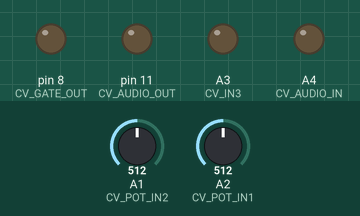
Simulated run of this sketch. Board: Arduino Uno, built with avr-gcc and run on an emulated ATmega328P. On the bench: output pins drawn as LEDs (lit = HIGH). The inputs (shaded band) are chosen by the test bench; at power-on: A1 (CV_POT_IN2) = 512, A2 (CV_POT_IN1) = 512. Random numbers use the default seed unless the sketch sets one.

Above: at 0.1 s.
Timing chart, 0 to 1.6 s (numbered marks = the images above):
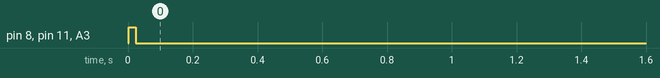

The sketch:

beats.ino
```cpp
// (licence header left out)
/// BEATS
///
/// Beats is a 4-track drum trigger sequencer with song mode.  Beats is meant to
/// run on the AE Modular GRAINS, but it could be adapted to any Arduino.
/// Beats was written by Sean Luke [sean@cs.gmu.edu]
///
/// Beats can store anywhere from 25 to 800 PATTERNS depending on pattern length.
/// Each pattern has four drum tracks up to 256
/// steps long.  A pattern can be repeated any number of times, at which point we
/// proceed to the next pattern.  Patterns can also be repeated FOREVER.  You have the
/// option to manually ADVANCE to the next pattern in the sequence, or to RESET the
/// sequence.  Beats has a rudimentary SWING control and RANDOMNESS features.
///
/// SET GRAINS TO GRAINS MODE.  (If you want MOZZI mode, change CV_AUDIO_OUT to 9)
///
/// CONFIGURATION
///
/// IN 1            Clock, CV for Randomness
/// IN 2            Reset / Advance
/// IN 3            Drum 3      [Yes, it's a trigger output]
/// AUDIO IN (A)    Drum 4      [Yes, it's a trigger output]
/// AUDIO OUT       Drum 1
/// DIGITAL OUT (D) Drum 2
///
/// POT 1           Randomness [Minimum Randomness at 2 o'clock, Maximum a bit below 9 o'clock]
///                                     [Note that at very high randomness, there is a slight chance we will hit a beat early]
///                 [Turn to far left to pause the clock]
///                 [Switch must be set to IN 1]
///
/// POT 2           [Set to 9 O'clock for IN 2 to ADVANCE]
///                 [Set to FULL for IN 2 to RESET]
///                 [Switch must be set to IN 2]
///
/// POT 3           Swing (No swing is far right, maximum swing is far left)
///
///
/// ABOUT THE RANDOMNESS CV
///
/// Normally you just attach clock to In 1, and then set randomness with the dial.
/// But if you really wanted to, you could attach a CV for Randomness to In 1 as well.
/// You'd do this by using the CV to attenuate the clock signal.  For example, you'd have
/// the clock sent to a VCA set to DC mode, and use feed your CV into the VCA's CV.
/// The output of the VCA would go into In 1.  If you did this, you probably should set
/// POT 1 to FULL (far right).  Note that below a certain minimum (about 1/16 full) the
/// clock will no longer trigger Beats.
///
///
/// USING DRUMKIT010
///
/// Be sure to set DrumKit1010's TRIG MODE switch to "D" (Digital), so it properly
/// responds to triggers
///
/// GRAINS BUG
///
/// There is a bug in GRAINS that affects Pots (Dials) 1 and 2.  If you set the
/// switch to "Man", then the range of the Pot is correct.  But if you set the switch
/// to "In 1" (or "In 2"), then the range of the Dial is maximum (1.0 probability for
/// our purposes) at about the 2 o'clock position on the Dial.  Beyond that it stays at 1.0
///
///
/// PROGRAMMING BEATS
///
/// First we need to define the MAXIMUM PATTERN LENGTH for any pattern in your song.
/// This isn't the length of a track, it's just the longest any track is permitted to be. The simple
/// approach is to just stick with 256. However, this restricts you to just 25 patterns in
/// your GRAINS memory (actually 26 but who's counting?). That might be plenty, but if you
/// need more memory, you can reduce the maximum pattern length to 128, 64, 32, 16, or 8,
/// which will increase your available of patterns correspondingly to roughly 50, 100, 200, 400, and 800.
/// You change the MAXIMUM PATTERN LENGTH here:

#define MAX_PATTERN_LENGTH 256


/// Now we define the number of 4-track patterns in your sequence, given available memory as discussed
/// above.  By default you can fit about 25 (since MAX_PATTERN_LENGTH is by default 256).

#define PATTERNS 2        // Set this to the number of patterns in your sequence (any number > 0)


/// Next we define whether the whole sequence loops forever or only runs once:

#define LOOP 1          // Set this to 0 to prevent the sequence from looping forever


/// Now we determine whether randomness ADDS and REMOVES beats or if it just REMOVES them.
/// By default we just remove beats.

#define ADDS 0          // Set this to 1 if you want randomness to add AND remove beats


/// And we also can define which tracks are subject to randomness.  In the example below,
/// all the tracks except the first one (notionally the kick drum, say) are subject to randomnes.

#define TRACK_1_IS_RANDOM       0
#define TRACK_2_IS_RANDOM       1
#define TRACK_3_IS_RANDOM       1
#define TRACK_4_IS_RANDOM       1


/// Based on this information, Beats defines a pattern (don't fool with this):
struct pattern
    {
    uint8_t length;
    uint8_t iterations;
    uint8_t track1[MAX_PATTERN_LENGTH];
    uint8_t track2[MAX_PATTERN_LENGTH];
    uint8_t track3[MAX_PATTERN_LENGTH];
    uint8_t track4[MAX_PATTERN_LENGTH];
    };


/// Beats also uses this information to construct some #defines you will use later.  Don't fool with these:
/// The useful #defines are EMPTY and FOREVER

#define FOREVER 0
#if MAX_PATTERN_LENGTH == 256
#define EMPTY {                                                         \
        0, 0, 0, 0, 0, 0, 0, 0, 0, 0, 0, 0, 0, 0, 0, 0, 0, 0, 0, 0, 0, 0, 0, 0, 0, 0, 0, 0, 0, 0, 0, 0, \
            0, 0, 0, 0, 0, 0, 0, 0, 0, 0, 0, 0, 0, 0, 0, 0, 0, 0, 0, 0, 0, 0, 0, 0, 0, 0, 0, 0, 0, 0, 0, 0, \
            0, 0, 0, 0, 0, 0, 0, 0, 0, 0, 0, 0, 0, 0, 0, 0, 0, 0, 0, 0, 0, 0, 0, 0, 0, 0, 0, 0, 0, 0, 0, 0, \
            0, 0, 0, 0, 0, 0, 0, 0, 0, 0, 0, 0, 0, 0, 0, 0, 0, 0, 0, 0, 0, 0, 0, 0, 0, 0, 0, 0, 0, 0, 0, 0, \
            0, 0, 0, 0, 0, 0, 0, 0, 0, 0, 0, 0, 0, 0, 0, 0, 0, 0, 0, 0, 0, 0, 0, 0, 0, 0, 0, 0, 0, 0, 0, 0, \
            0, 0, 0, 0, 0, 0, 0, 0, 0, 0, 0, 0, 0, 0, 0, 0, 0, 0, 0, 0, 0, 0, 0, 0, 0, 0, 0, 0, 0, 0, 0, 0, \
            0, 0, 0, 0, 0, 0, 0, 0, 0, 0, 0, 0, 0, 0, 0, 0, 0, 0, 0, 0, 0, 0, 0, 0, 0, 0, 0, 0, 0, 0, 0, 0, \
            0, 0, 0, 0, 0, 0, 0, 0, 0, 0, 0, 0, 0, 0, 0, 0, 0, 0, 0, 0, 0, 0, 0, 0, 0, 0, 0, 0, 0, 0, 0, 0 }
#elif MAX_PATTERN_LENGTH == 128
#define EMPTY {                                                         \
        0, 0, 0, 0, 0, 0, 0, 0, 0, 0, 0, 0, 0, 0, 0, 0, 0, 0, 0, 0, 0, 0, 0, 0, 0, 0, 0, 0, 0, 0, 0, 0, \
            0, 0, 0, 0, 0, 0, 0, 0, 0, 0, 0, 0, 0, 0, 0, 0, 0, 0, 0, 0, 0, 0, 0, 0, 0, 0, 0, 0, 0, 0, 0, 0, \
            0, 0, 0, 0, 0, 0, 0, 0, 0, 0, 0, 0, 0, 0, 0, 0, 0, 0, 0, 0, 0, 0, 0, 0, 0, 0, 0, 0, 0, 0, 0, 0, \
            0, 0, 0, 0, 0, 0, 0, 0, 0, 0, 0, 0, 0, 0, 0, 0, 0, 0, 0, 0, 0, 0, 0, 0, 0, 0, 0, 0, 0, 0, 0, 0 }
#elif MAX_PATTERN_LENGTH == 64
#define EMPTY {                                                         \
        0, 0, 0, 0, 0, 0, 0, 0, 0, 0, 0, 0, 0, 0, 0, 0, 0, 0, 0, 0, 0, 0, 0, 0, 0, 0, 0, 0, 0, 0, 0, 0, \
            0, 0, 0, 0, 0, 0, 0, 0, 0, 0, 0, 0, 0, 0, 0, 0, 0, 0, 0, 0, 0, 0, 0, 0, 0, 0, 0, 0, 0, 0, 0, 0 }
#elif MAX_PATTERN_LENGTH == 32
#define EMPTY {                                                         \
        0, 0, 0, 0, 0, 0, 0, 0, 0, 0, 0, 0, 0, 0, 0, 0, 0, 0, 0, 0, 0, 0, 0, 0, 0, 0, 0, 0, 0, 0, 0, 0 }
#elif MAX_PATTERN_LENGTH == 16
#define EMPTY { 0, 0, 0, 0, 0, 0, 0, 0, 0, 0, 0, 0, 0, 0, 0, 0 }
#elif MAX_PATTERN_LENGTH == 8
#define EMPTY { 0, 0, 0, 0, 0, 0, 0, 0 }
#endif


/// Now finally we get to the part that you will code.  This the SEQUENCE.  It is a list
/// of PATTERNS.  Each PATTERN has an ITERATIONS indicator, followed by four TRACKS.  Each TRACK
/// is an array of ones and zeros, representing the BEATS.  The PATTERNS must be the the number
/// you had said before or Bad Things will Happen.  Furthermore, Strange Things will happen if
/// you don't set each pattern length to the actual number of beats used.  Don't do that.
///

PROGMEM const struct pattern seq[PATTERNS] =      // don't fool with this line
    {                                               // nor this line

// In this example we have TWO PATTERNS.

// Here is the first PATTERN.
// Note it starts with a { and ends with a } and then a comma.
// A pattern has a LENGTH (with a comma)
// A pattern then has an ITERATIONS (with a comma),
// followed by four TRACKS (each ending with a comma)

        {
        32,           // THE LENGTH.   Set this to 1..255 steps, or to 0 for 256 steps
        3,            // THE ITERATIONS.  This must be >= 1, or FOREVER (0) to loop forever until the musician ADVANCES
// Here are the tracks.  Each track starts with a {, then has LENGTH 1 or 0 values, then ends with a } and a comma
        { 1, 0, 0, 0, 1, 0, 0, 0, 1, 0, 0, 0, 1, 0, 0, 0, 1, 0, 0, 0, 1, 0, 0, 0, 1, 0, 0, 0, 1, 0, 0, 0 },
        { 1, 1, 1, 1, 1, 1, 1, 1, 1, 1, 1, 1, 1, 1, 1, 1, 1, 1, 1, 1, 1, 1, 1, 1, 1, 1, 1, 1, 1, 1, 1, 1 },
        { 1, 0, 0, 1, 0, 0, 1, 0, 0, 1, 0, 0, 1, 0, 1, 0, 1, 0, 0, 1, 0, 0, 1, 0, 0, 1, 0, 0, 1, 0, 1, 0 },
        { 0, 0, 0, 0, 0, 0, 0, 0, 0, 0, 0, 0, 1, 1, 1, 1, 0, 0, 0, 0, 0, 0, 0, 0, 0, 0, 0, 0, 1, 1, 1, 1 },
        },


// Here is the second PATTERN.  Our second, third, and fourth tracks
// are empty (no triggers), so instead of making you type lots of zeros,
// you can instead substitue the constant EMPTY, which is an empty track.
// Either way, it doesn't matter.
// [If you have for some reason changed MAX_PATTERN_LENGTH to something other than 256, 128, 64, 32, 16, or 8,
// EMPTY won't be defined.  So don't do that. ]

        {
        16,     // THE LENGTH.  Set this to 1..255 steps, or to 0 for 256 steps
        1,      // THE ITERATIONS.  This must be >= 1, or FOREVER (0) to loop forever until the musician ADVANCES
// Here are the tracks.  Each track starts with a {, then has LENGTH 1 or 0 values, then ends with a } and a comma
// But here we have three EMPTY tracks (note the commas)
        { 1, 0, 0, 0, 1, 0, 0, 0, 1, 0, 0, 0, 1, 1, 1, 1 },
        EMPTY,
        EMPTY,
        EMPTY,
        },


    };                                            // don't fool with this line


///// And we're done!  A hint: if you're not LOOPing, you might include a final one-iteration sequence that has a single
///// first beat, to provide a final beat to the song.


////////// PINOUTS

#define CV_POT_IN1    A2    // Clock, CV for Randomness
#define CV_POT_IN2    A1    // Reset / Advance
#define CV_POT3       A0    // Swing
#define CV_IN3        A3    // Drum 3
#define CV_AUDIO_IN   A4    // Drum 4
#define CV_AUDIO_OUT  11    // Drum 1
#define CV_GATE_OUT   8     // Drum 2

#define RANDOM_PIN              A5

#define ADVANCE_TRIGGER 64      // How high must IN 2 be to trigger an advance?
#define RESET_TRIGGER 800       // How high must IN 2 be to trigger a reset?

#define LOWER_CLOCK_TRIGGER 32
#define CLOCK_TRIGGER 64        // How high must IN 1 be to trigger a clock?  This has to be low so we can have a large sweep of the pot for randomness.  But we might trigger early?
#define UPPER_CLOCK_TRIGGER 64
#define CLOCK_COUNT 20          // How long must we wait after receiving the clock to do a pulse (so we have an accurate measure for randomness)
#define TRIGGER_OFF_COUNT 100   // How long do we wait after triggering before we set the pulses OFF?  It looks like Kick requires about 100 when the pitch is high and the decay is long.  :-(
#define MAX_RANDOMNESS (105 * 105)

struct pattern sequence;        // local sequence in memory

void loadSequence(uint16_t s)
    {
    memcpy_P(&sequence, &seq[s], MAX_PATTERN_LENGTH * 4 + 2);
    }


uint16_t patternPos;      // Which pattern are we at?  If >= PATTERNS, we are stopped
uint8_t patternCount;     // How many times have we repeated the pattern?
uint8_t step;             // Which step in the pattern are we at?
uint32_t counter;         // A counter starting at the last pulse
uint32_t pulseInterval;   // Our estimate for how long a pulse is
uint32_t swingInterval;   // Our estimate for how long a swing is (<= pulseInterval)
uint8_t swung;            // Have we swung this pulse?  If so, don't pulse again
uint8_t even;             // Is the beat an even beat?  To determine if we should swing
uint8_t doAdvance;        // Did the user advance?
uint16_t randomness;      // Degree of randomness in beats
int16_t triggerOff;       // Countdown timer to turn off triggers

void reset()
    {
    swung = 0;
    counter = 0;
    swung = false;
    even = true;
    doAdvance = false;
    patternPos = 0;
    patternCount = 0;
    step = 0;
    randomness = 0;
    triggerOff = -1;
    loadSequence(0);
    }

void setup()
    {
    randomSeed(analogRead(RANDOM_PIN));
    pinMode(CV_AUDIO_OUT, OUTPUT);
    pinMode(CV_GATE_OUT, OUTPUT);
    pinMode(CV_AUDIO_IN, OUTPUT);
    pinMode(CV_IN3, OUTPUT);
    reset();
// Serial.begin(115200);
    }

void advance()
    {
    doAdvance = true;
    }

void pulse()    // randomness goes 0...105 (0 least random)
    {
    if (patternPos >= PATTERNS) return;

    pulseInterval = counter;
    counter = 0;
    swingInterval = (analogRead(CV_POT3) * pulseInterval) >> 10;
    if (step >= (sequence.length == 0 ? 256 : sequence.length))
        {
        step = 0;
        patternCount++;
        if (doAdvance ||
            (patternCount >= sequence.iterations && sequence.iterations != FOREVER))
            {
            patternCount = 0;
            doAdvance = false;
            patternPos++;
            if (patternPos >= PATTERNS)
                {
                if (LOOP > 0)
                    {
                    patternPos = 0;
                    }
                else return;
                }
            loadSequence(patternPos);
            }
        }

// play!
    uint8_t s = sequence.track1[step];
    if (TRACK_1_IS_RANDOM && random(MAX_RANDOMNESS) < randomness)
        {
        if (ADDS)
            {
            s = random(2);
            }
        else
            {
            s = 0;
            }
        }

    if (s) digitalWrite(CV_AUDIO_OUT, 1);

    s = sequence.track2[step];
    if (TRACK_2_IS_RANDOM && random(MAX_RANDOMNESS) < randomness)
        {
        if (ADDS)
            {
            s = random(2);
            }
        else
            {
            s = 0;
            }
        }

    if (s) digitalWrite(CV_GATE_OUT, 1);

    s = sequence.track3[step];
    if (TRACK_3_IS_RANDOM && random(MAX_RANDOMNESS) < randomness)
        {
        if (ADDS)
            {
            s = random(2);
            }
        else
            {
            s = 0;
            }
        }

    if (s) digitalWrite(CV_IN3, 1);

    s = sequence.track4[step];
    if (TRACK_4_IS_RANDOM && random(MAX_RANDOMNESS) < randomness)
        {
        if (ADDS)
            {
            s = random(2);
            }
        else
            {
            s = 0;
            }
        }

    if (s) digitalWrite(CV_AUDIO_IN, 1);

    step++;
    triggerOff = TRIGGER_OFF_COUNT;
    }

// Range of 0...4110
uint16_t div15(uint16_t dividend)
    {
    uint32_t invDivisor = 0x1110;
    uint16_t div = (uint16_t) ((invDivisor * (dividend + 1)) >> 16);
    return div;
    }

// Returns a value from 0 (least random) to 105 (most random / inverted)
uint16_t computeRandomness(uint16_t input)
    {
// we square the randomness to make the least random parts more sensitive
    if (input >= 896) return 0;
    else if (input < 64)  return 105 * 105;
    uint16_t sq = 105 - ((input - 56) >> 3);
    return sq * sq;
    }

int8_t countdown = 0;
uint8_t clock = 0;
uint8_t advanced = false;

void loop()
    {
    triggerOff--;
    if (triggerOff == 0)
        {
        digitalWrite(CV_AUDIO_OUT, 0);
        digitalWrite(CV_GATE_OUT, 0);
        digitalWrite(CV_IN3, 0);
        digitalWrite(CV_AUDIO_IN, 0);
        }
    else if (triggerOff < 0)
        {
        triggerOff = -1;
        }

    counter++;    // this could wrap around if we're not pulsing....
    uint16_t a = analogRead(CV_POT_IN1);
    uint16_t b = analogRead(CV_POT_IN2);
    if (b >= RESET_TRIGGER)
        {
        reset();
        advanced = true;
        return;
        }
    else if (b >= ADVANCE_TRIGGER && !advanced)
        {
        advanced = true;
        advance();
        }
    else if (b < ADVANCE_TRIGGER / 2)   // we dropped far enough
        {
        advanced = false;
        }

// If the counter is up, we haven't swung yet, and it's even, we need to pulse now
    if (counter > swingInterval && even && !swung)
        {
        pulse();    // swing pulse
        swung = true;
        }

// Compute randomness only N steps after CLOCK_TRIGGER (which is just at 64 -- it needs to be like 20 steps)
    if (a < CLOCK_TRIGGER)
        {
        countdown = -2;
        }
    else if (countdown == -2)            // start the trigger clock
        {
        countdown = CLOCK_COUNT;
        }
    else
        {
        if (countdown > -1)
            {
            countdown--;
            if (countdown == 0)
                {
                randomness = computeRandomness(a);
                }
            }
        }

// compute trigger for pulse.  This is only 64, so we might trigger early -- it's maybe another 20 steps before we have settled down.
// But if randomness is low, we're triggering right on time.  So dunno what to do.
    if (a < LOWER_CLOCK_TRIGGER)
        {
        clock = 0;
        }
    else if (a > UPPER_CLOCK_TRIGGER && !clock)            // start the trigger clock
        {
        clock = 1;
        if (!even || !swung)        // do we pulse?  We do if we're ODD or if it's even but we haven't swung yet
            {
            pulse();    // non-swing pulse
            }
        swung = false;         // maybe we'll swing next time
        counter = 0;            // reset counter, we're done
        even = !even;
        }
    }
```

Measured:
- by itself, pin 8 (CV_GATE_OUT), pin 11 (CV_AUDIO_OUT), A3 (CV_IN3): LOW → HIGH at 0.00 s, → LOW 0.02 s later
